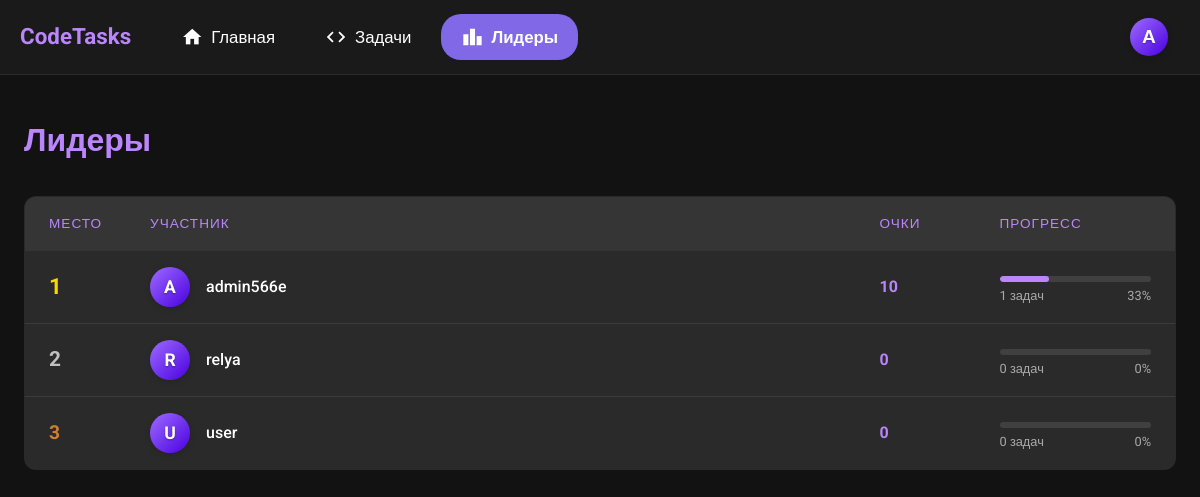
The app's page /leaders/ (signed in) with its own data.
### app/models.py (models this page shows, shortened)
class UserProfile(models.Model):
    resolved_task_count = models.IntegerField(default=0)
    points = models.IntegerField(default=0)
    user = models.OneToOneField(User, on_delete=models.CASCADE)
    badges = models.ManyToManyField(Badge, blank=True)

### app/views.py (the view)
# urls.py: path("leaders/", views.leaders, name="leaders"),
def leaders(request):
    leaders_list = UserProfile.objects.all().order_by('-points')
    total_tasks = Task.objects.count()
    context = {
        'leaders': leaders_list,
        'total_tasks': total_tasks
    }
    return render(request, "leaders.html", context)

### templates/leaders.html (shortened to what this page needs)
{% extends 'base.html' %}
{% block content %}
    <div class="page-header">
        <h1 class="page-title">Лидеры</h1>
    </div>
    <div class="leaders-container">
        <table class="leaderboard">
            <thead>
            <tr>
                <th width="60">Место</th>
                <th>Участник</th>
                <th width="120">Очки</th>
                <th width="200">Прогресс</th>
            </tr>
            </thead>
            <tbody>
            {% for leader in leaders %}
                <tr class="{% if forloop.counter == 1 %}first-place{% elif forloop.counter == 2 %}second-place{% elif forloop.counter == 3 %}third-place{% endif %}">
                    <td class="leader-rank">
                        {{ forloop.counter }}
                    </td>
                    <td>
                        <a href="{% url 'profile' leader.user.username %}" class="leader-avatar">
                            <div class="avatar"
                                 style="background: linear-gradient(135deg, {{ leader.color1|default:'#9d6bff' }}, {{ leader.color2|default:'#4a00e0' }});">
                                {{ leader.user.username.0|upper }}
                            </div>
                            <span class="leader-username">{{ leader.user.username }}</span>
                        </a>
                    </td>
                    <td class="leader-points">{{ leader.points }}</td>
                    <td>
                        <div class="progress-bar">
                            <div class="progress-fill"
                                 style="width: {% widthratio leader.resolved_task_count total_tasks 100 %}%"></div>
                        </div>
                        <div class="progress-info">
                            <span>{{ leader.resolved_task_count }} задач</span>
                            <span>{% widthratio leader.resolved_task_count total_tasks 100 %}%</span>
                        </div>
                    </td>
                </tr>
            {% empty %}
                <tr>
                    <td colspan="4" style="text-align: center; padding: 30px;">
                        Пока нет лидеров
                    </td>
                </tr>
            {% endfor %}
            </tbody>
        </table>
    </div>
{% endblock %}

### templates/base.html (shortened to what this page needs)
<!DOCTYPE html>
<html lang="ru">
<head>
</head>
<body>
<header>
    <div class="header-left">
        <a href="/" class="logo">
            <span>CodeTasks</span>
        </a>
        <nav>
            <ul>
                <li>
                    <a href="/"
                       class="{% if request.path == '/' %}active{% endif %}"
                       id="home-link">
                        <span class="material-icons nav-icon">home</span>
                        <span>Главная</span>
                    </a>
                </li>
                <li>
                    <a href="/tasks/"
                       class="{% if '/tasks/' in request.path %}active{% endif %}"
                       id="tasks-link">
                           <span class="nav-icon">
                               <svg width="22" height="22" viewBox="0 0 24 24" fill="currentColor">
                                   <path d="M14.6,16.6L19.2,12L14.6,7.4L16,6L22,12L16,18L14.6,16.6M9.4,16.6L4.8,12L9.4,7.4L8,6L2,12L8,18L9.4,16.6Z"/>
                               </svg>
                           </span>
                        <span>Задачи</span>
                    </a>
                </li>
                <li>
                    <a href="/leaders/"
                       class="{% if '/leaders/' in request.path %}active{% endif %}"
                       id="leaders-link">
                        <span class="material-icons nav-icon">leaderboard</span>
                        <span>Лидеры</span>
                    </a>
                </li>
            </ul>
        </nav>
    </div>
    <div class="dropdown">
        <button class="dropdown-button">
            <div class="avatar"
                 style="background: linear-gradient(135deg, {{ user_profile.color1|default:'#9d6bff' }}, {{ user_profile.color2|default:'#4a00e0' }});">
                {{ request.user.username.0|upper }}
            </div>
        </button>
    </div>
</header>
<main>
    {% block content %}
    {% endblock %}
</main>
</body>
</html>

### templates/base.html (style rules this page uses)
:root { --md-sys-color-primary: #bb86fc; --md-sys-color-on-primary: #000000; --md-sys-color-primary-container: #8168e6; --md-sys-color-secondary: #bb86fc; --md-sys-color-surface: #1a1a1a; --md-sys-color-on-surface: #ffffff; --md-sys-color-surface-variant: #2a2a2a; --md-sys-color-error: #ff8a9e; --md-sys-color-outline: #a5a1aa; --md-ref-typeface-brand: 'Roboto', sans-serif; --md-ref-typeface-plain: 'Roboto', sans-serif; }
* { margin: 0; padding: 0; box-sizing: border-box; }
body { font-family: var(--md-ref-typeface-plain); color: var(--md-sys-color-on-surface); background-color: #121212; line-height: 1.6; font-size: 16px; }
header { display: flex; align-items: center; justify-content: space-between; padding: 10px 20px; background-color: var(--md-sys-color-surface); position: sticky; top: 0; z-index: 1000; border-bottom: 1px solid rgba(255, 255, 255, 0.08); }
.header-left { display: flex; align-items: center; gap: 30px; }
.logo { display: flex; align-items: center; gap: 10px; font-family: var(--md-ref-typeface-brand); font-weight: 700; font-size: 1.4rem; color: var(--md-sys-color-primary); text-decoration: none; white-space: nowrap; }
nav ul { display: flex; list-style: none; gap: 10px; padding: 0; margin: 0; }
nav a { text-decoration: none; color: var(--md-sys-color-on-surface); font-weight: 500; font-size: 1.05rem; padding: 10px 20px; border-radius: 20px; transition: all 0.3s ease; display: inline-flex; align-items: center; gap: 8px; }
.nav-icon { font-size: 22px; display: flex; align-items: center; justify-content: center; }
nav a.active { background-color: var(--md-sys-color-primary-container); color: #ffffff; font-weight: 700; }
.dropdown { position: relative; }
.avatar { width: 38px; height: 38px; border-radius: 50%; display: flex; align-items: center; justify-content: center; font-size: 1.2rem; font-weight: bold; color: white; text-shadow: 0 1px 2px rgba(0, 0, 0, 0.3); box-shadow: 0 2px 6px rgba(0, 0, 0, 0.15); transition: all 0.3s ease; flex-shrink: 0; }
.dropdown-button { background: none; border: none; cursor: pointer; display: flex; align-items: center; gap: 8px; padding: 8px 12px; border-radius: 20px; transition: all 0.3s ease; }
main { max-width: 1200px; margin: 40px auto; padding: 0 24px; }

### templates/leaders.html (style rules this page uses)
.leaders-container { margin-top: 20px; }
.page-header { display: flex; justify-content: space-between; align-items: center; margin-bottom: 30px; }
.page-title { font-size: 2rem; font-weight: 700; color: var(--md-sys-color-primary); }
.leaderboard { width: 100%; border-collapse: collapse; background-color: var(--md-sys-color-surface-variant); border-radius: 12px; overflow: hidden; border: 1px solid rgba(255, 255, 255, 0.08); }
.leaderboard th, .leaderboard td { padding: 16px 24px; text-align: left; }
.leaderboard th { background-color: rgba(255, 255, 255, 0.05); color: var(--md-sys-color-primary); font-weight: 500; text-transform: uppercase; font-size: 0.85rem; letter-spacing: 1px; }
.leaderboard tr { border-bottom: 1px solid rgba(255, 255, 255, 0.08); }
.leaderboard tr:last-child { border-bottom: none; }
.leader-avatar { display: flex; align-items: center; gap: 16px; text-decoration: none }
.leader-avatar .avatar { width: 40px; height: 40px; border-radius: 50%; display: flex; align-items: center; justify-content: center; font-size: 1.1rem; font-weight: bold; color: white; text-shadow: 0 1px 2px rgba(0, 0, 0, 0.3); }
.leader-username { font-weight: 500; text-decoration: none; color: var(--md-sys-color-on-surface); }
.leader-points { font-weight: 700; color: var(--md-sys-color-secondary); }
.leader-rank { font-weight: 700; font-size: 1.2rem; color: var(--md-sys-color-primary); text-align: center; width: 50px; }
.first-place .leader-rank { color: gold; font-size: 1.4rem; }
.second-place .leader-rank { color: silver; font-size: 1.3rem; }
.third-place .leader-rank { color: #cd7f32; font-size: 1.2rem; }
.progress-bar { height: 6px; background: rgba(255, 255, 255, 0.1); border-radius: 3px; overflow: hidden; margin-top: 8px; }
.progress-fill { height: 100%; background: linear-gradient(90deg, var(--md-sys-color-primary), var(--md-sys-color-secondary)); border-radius: 3px; }
.progress-info { display: flex; justify-content: space-between; margin-top: 4px; font-size: 0.8rem; color: rgba(255, 255, 255, 0.6); }

### records on screen
UserProfile: user.username.0 "A", user.username "admin566e", points "10", resolved_task_count "1", resolved_task_count "33"
UserProfile: user.username.0 "R", user.username "relya", points "0", resolved_task_count "0"
UserProfile: user.username.0 "U", user.username "user", points "0", resolved_task_count "0"

### other values on screen
{{ request.user.username.0|upper }} "A"
